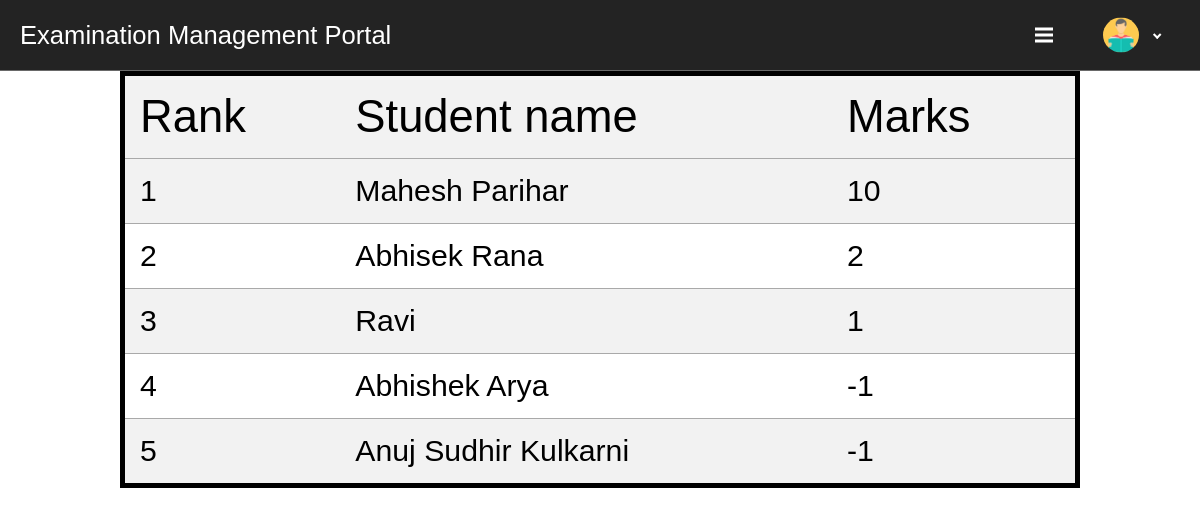
Page /rank_list.php?quiz_id=608278288deeb (signed in) on the committed database.
### tables this page shows
CREATE TABLE `student_marks` (
  `student_id` text NOT NULL,
  `quiz_id` text NOT NULL,
  `marks_sub` int(11) NOT NULL,
  `marks_obj` int(11) NOT NULL,
  `sub_time` datetime NOT NULL
);

CREATE TABLE `student_list` (
  `id` int(25) NOT NULL,
  `email` text NOT NULL,
  `student_id` text,
  `name` text,
  `courses_no` int(2) NOT NULL DEFAULT '0',
  `course_1` varchar(255) NOT NULL DEFAULT '-',
  `course_2` varchar(255) NOT NULL DEFAULT '-',
  `course_3` varchar(255) NOT NULL DEFAULT '-',
  `course_4` varchar(255) NOT NULL DEFAULT '-',
  `course_5` varchar(255) NOT NULL DEFAULT '-',
  `course_6` varchar(255) NOT NULL DEFAULT '-',
  `course_7` varchar(255) NOT NULL DEFAULT '-',
  `course_8` varchar(255) NOT NULL DEFAULT '-',
  `course_9` varchar(255) NOT NULL DEFAULT '-'
);

### rank_list.php (the view, shortened to what this page needs)
<!DOCTYPE html>
<html>
<head>
  <?php
include_once 'db.php';
$courses_no = $row['courses_no'];?>
  <link rel="stylesheet" type="text/css" href="z-style.css" />
  <link rel="stylesheet" href="https://use.typekit.net/wur3dcn.css">
</head>
<body class="current-page" id="tests">
  <div id="navbar">
    <p id="navbar-simp">Examination Management Portal</p>
    <div id="navbar-profile">
      <p id="navbar-arrow"><i id="navbar-arrow-control"></i></p>
      <img src="stock/student.jpg" id="navbar-dp">
    </div>
    <div id="navbar-menubut">
        <div class="bar1"></div>
        <div class="bar2"></div>
        <div class="bar3"></div>
    </div>
  </div>
<?php
                $qid=$_GET['quiz_id'];
                $result = mysqli_query($con, "SELECT * ,(marks_sub + marks_obj) AS marks_tot FROM student_marks where quiz_id='$qid' ORDER BY marks_tot DESC");
                $ranking = 1;
                if ($row=mysqli_num_rows($result)) {
                  echo "<table  style='font-size:8mm;margin-left: auto;margin-right: auto;border: 5px solid black;'>
            <tr style='font-size: 12mm;'>
                <td>Rank</td>
                <td>Student name</td>
                <td>Marks</td>
            </tr>
       <tr>";
                    while ($row = mysqli_fetch_array($result)) {
       $std_id=$row['student_id'];
       $stuff=mysqli_query($con2, "SELECT * FROM student_list where student_id='$std_id'");
       $student_name=mysqli_fetch_assoc($stuff);
                        echo "<tr><td>{$ranking}</td>
                        <td>{$student_name['name']}</td>
                        <td>{$row['marks_tot']}</td></tr>";
                        $ranking++;}
            echo "</tr>\n</table>";}
            ?>
</body>
</html>

### z-style.css (style rules this page uses)
html { scroll-behavior: smooth; }
body { overflow-y: scroll; }
* { margin: 0; padding: 0; border: 0; }
table { font-family: arial, sans-serif; border-collapse: collapse; width: 80%; }
td, th { border-top: 1px solid #A9A9A9; border-bottom: 1px solid #A9A9A9; text-align: left; padding: 15px; }
tr:nth-child(odd) { background-color: #f2f2f2; }
#navbar { width: 100%; height: 70px; background-color: #232323; position: relative; z-index: 30; border-bottom: solid #696969; border-width: 1px; }
#navbar-logo, #navbar-simp { float: left; cursor: pointer; top: 50%; -ms-transform: translateY(-50%); transform: translateY(-50%); position: relative; }
#navbar-simp { margin-left: 20px; color: #FFFFFF; font-family: satisfy,sans-serif; font-weight: 400; font-style: normal; font-size: 1.6em; }
#navbar-profile { height: 100%; float: right; margin-right: 25px; }
#navbar-profile * { float: right; position: relative; top: 50%; -ms-transform: translateY(-50%); transform: translateY(-50%); position: relative; }
#navbar-dp { height: 35px; width: 36px; margin-right: 15px; margin-left: 15px; border-radius: 50%; }
#navbar-arrow { margin-right: 15px; }
#navbar-arrow-control { border: solid #FFFFFF; border-width: 0 2.5px 2.5px 0; padding: 2.2px; transform: rotate(45deg); -webkit-transform: rotate(45deg); }
#navbar-menubut, #navbar-menubut-2 { display: inline-block; cursor: pointer; float: right; display: none; margin-right: 35px; top: 50%; -ms-transform: translateY(-50%); transform: translateY(-50%); position: relative; }
.bar1, .bar2, .bar3 { width: 18px; height: 3px; background-color: #FFFFFF; margin: 3px 0; transition: 0.3s; }
@media screen and (max-width: 1200px) { #navbar-menubut { display: inline; } }

### rows in the picture
student_marks: student_list.name "Mahesh Parihar", marks_tot "10"
student_marks: student_list.name "Abhisek Rana", marks_tot "2"
student_marks: student_list.name "Ravi", marks_tot "1"
student_marks: student_list.name "Abhishek Arya", marks_tot "-1"
student_marks: student_list.name "Anuj Sudhir Kulkarni", marks_tot "-1"
